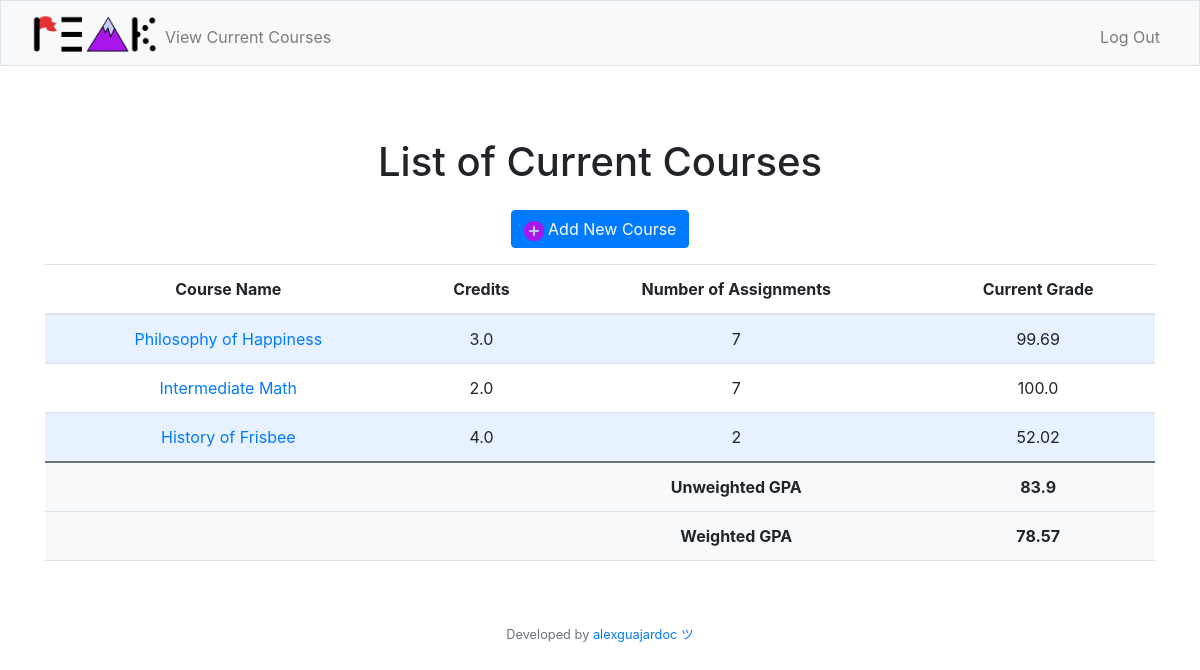
The page /current (signed in) on the database its author committed.
### tables this page shows
CREATE TABLE courses (course_id INTEGER PRIMARY KEY AUTOINCREMENT NOT NULL, course_name TEXT NOT NULL, credits REAL NOT NULL, grade REAL NOT NULL, assignmentcount INTEGER NOT NULL, user_id INTEGER, period_id INTEGER, FOREIGN KEY (user_id) REFERENCES users(user_id), FOREIGN KEY (period_id) REFERENCES periods(period_id));

### app.py (the view)
@app.route("/current")
@login_required
def current():
    courses = crsr.execute("SELECT course_name, credits, assignmentcount, grade FROM courses WHERE user_id = ?", (session["user_id"],)).fetchall()
    unweighted_gpa = crsr.execute("SELECT SUM(grade) / COUNT(grade) FROM courses WHERE user_id = ?", (session["user_id"],)).fetchall()
    weighted_gpa = crsr.execute("SELECT SUM(grade * credits) / SUM(credits) FROM courses WHERE user_id = ?", (session["user_id"],)).fetchall()
    return render_template("current.html", courses=courses, unweighted_gpa=unweighted_gpa[0][0], weighted_gpa=weighted_gpa[0][0])

### helpers.py (called while the page is built)
def login_required(f):
    @wraps(f)
    def decorated_function(*args, **kwargs):
        if session.get("user_id") is None:
            return redirect("/login")
        return f(*args, **kwargs)
    return decorated_function

### templates/current.html (shortened to what this page needs)
{% extends "layout.html" %}
{% block main %}
    <div class="container">
        <h1 class="my-4">List of Current Courses</h1>
        <div class="mb-3">
            <a href="/newcourse" class="btn btn-primary">
                <img src="/static/plusbutton.png" width="20px" height="20px"></img>
                Add New Course
            </a>
        </div>
        {% if courses != [] %}
        <table class="table">
            <thead>
                <tr>
                    <th scope="col">Course Name</th>
                    <th scope="col">Credits</th>
                    <th scope="col">Number of Assignments</th>
                    <th scope="col">Current Grade</th>
                </tr>
            </thead>
            <tbody>
                {% for course in courses %}
                <tr>
                    <td> <a href="/assignments?course={{ course[0] }}">{{ course[0] }}</a></td>
                    <td>{{ course[1] }}</td>
                    <td>{{ course[2] }}</td>
                    <td>{{ course[3] | round(2) }}</td>
                </tr>
                {% endfor %}
                <tr style="background-color: #f8f9fa; font-weight: bold; border-top: 2px solid #6c757d;">
                    <td> </td>
                    <td> </td>
                    <td>Unweighted GPA</td>
                    <td>{{ unweighted_gpa | round(2) }}</td>
                </tr>
                <tr style="background-color: #f8f9fa; font-weight: bold;">
                    <td> </td>
                    <td> </td>
                    <td>Weighted GPA</td>
                    <td>{{ weighted_gpa | round(2) }}</td>
                </tr>
            </tbody>
        </table>
        {% endif %}
    </div>
{% endblock %}

### static/styles.css (style rules this page uses)
table th, table td { padding: 0.75rem; vertical-align: middle; }
tbody tr:nth-of-type(odd) { background-color: rgb(179, 208, 255, 0.3) }
h1 { font-size: 60px; }

### rows shown on the page
courses: course_name "Philosophy of Happiness", credits "3.0", assignmentcount "7", grade "99.69"
courses: course_name "Intermediate Math", credits "2.0", assignmentcount "7", grade "100.0"
courses: course_name "History of Frisbee", credits "4.0", assignmentcount "2", grade "52.02"

### other values the page prints
{{ unweighted_gpa | round(2) }} "83.9"
{{ weighted_gpa | round(2) }} "78.57"
